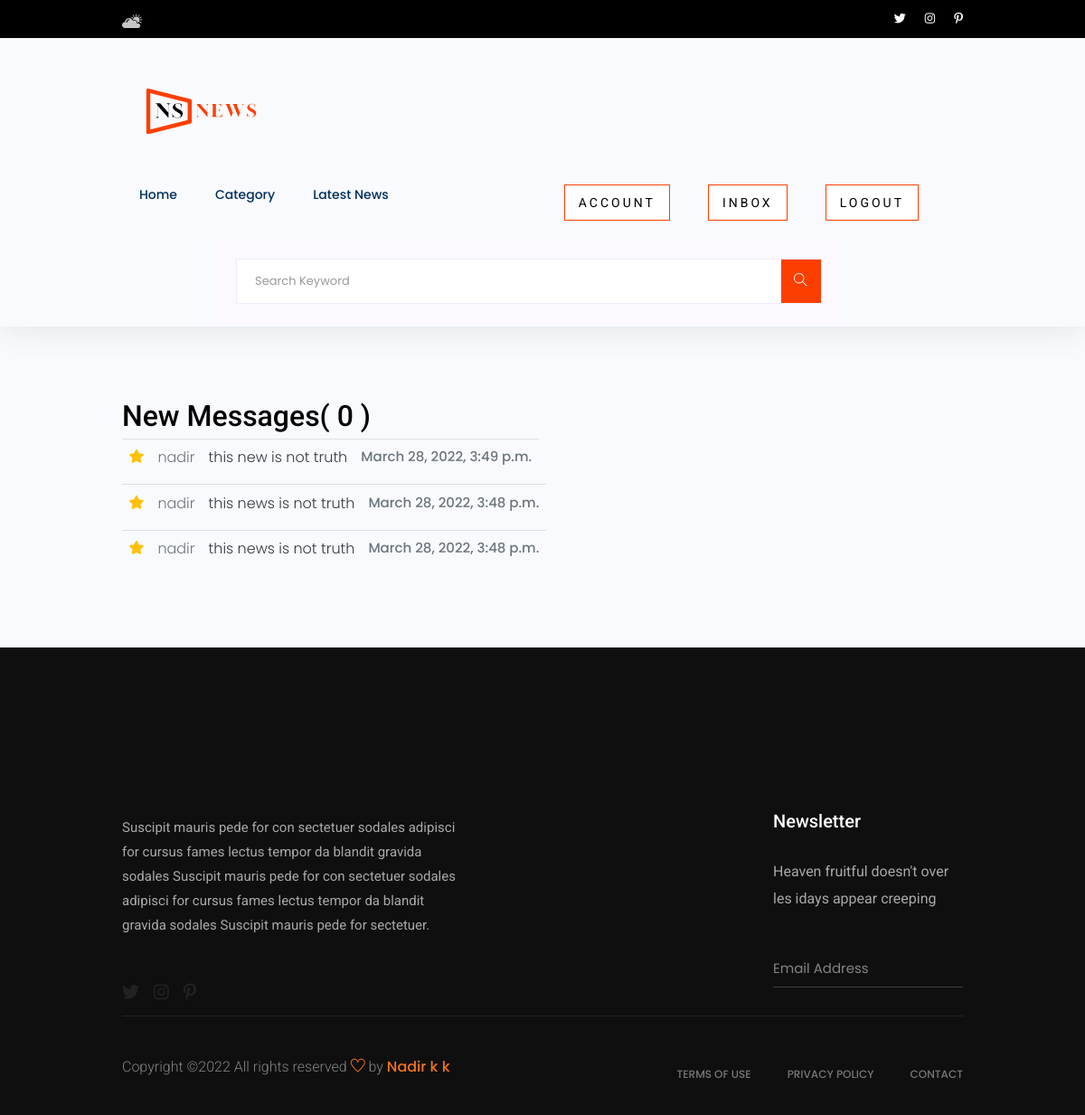
The page /user/inbox/ (signed in) on the database as committed earlier.
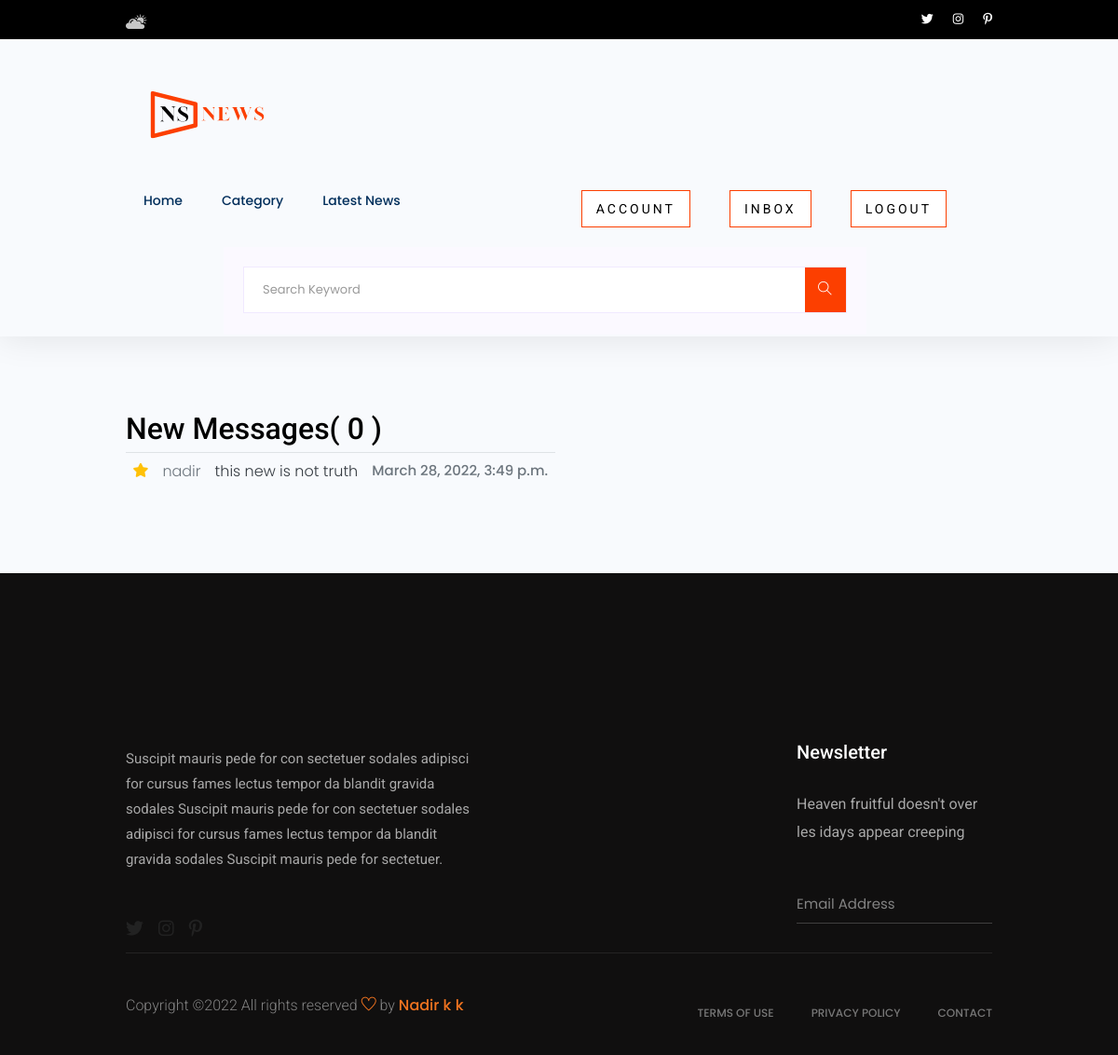
The same page on the database as committed later.
### user/models.py (models this page shows, shortened)
class Message(models.Model):
    sender = models.ForeignKey(
        Profile, on_delete=models.SET_NULL, null=True, blank=True)
    recipient = models.ForeignKey(
        Profile, on_delete=models.SET_NULL, null=True, blank=True, related_name="messages")
    name = models.CharField(max_length=200, null=True, blank=True)
    email = models.EmailField(max_length=200, null=True, blank=True)
    subject = models.CharField(max_length=200, null=True, blank=True)
    body = models.TextField()
    is_read = models.BooleanField(default=False, null=True)
    created = models.DateTimeField(auto_now_add=True)
    id = models.UUIDField(default=uuid.uuid4, unique=True,
                          primary_key=True, editable=False)
    class Meta:
        ordering = ['is_read', '-created']

### user/views.py (the view)
# urls.py: path('inbox/', views.inbox, name="inbox"),
@login_required(login_url='login')
def inbox(request):
    profile = request.user.profile
    messageRequests = profile.messages.all()
    unreadCount = messageRequests.filter(is_read=False).count()
    context = {'messageRequests': messageRequests, 'unreadCount': unreadCount}
    return render(request, 'user/inbox.html', context)

### user/templates/user/inbox.html
{% extends 'main.html' %}
{% block content %}
<div class="container">
    <main class="inbox my-xl">
        <div class="content-box">
            <h3 class="inbox__title">New Messages( {{unreadCount}} )</h3>
            <ul class="messages">
                {% for message in messageRequests %}
                {% if message.is_read == False %}
                <li class="message message--unread">
                    {% else %}
                <li class="message">
                    {% endif %}
                    <a href="{% url 'message' message.id %}">
                        <div class="table-responsive">
                            <table class="table email-table no-wrap table-hover v-middle mb-0 font-14">
                                <tbody>
                                <tr>
                                    <td><i class="fa fa-star text-warning"></i></td>
                                    <td>
                                        <span class="mb-0 text-muted">{{message.name}}</span>
                                    </td>
                                    <td>
                                        <a class="link" href="javascript: void(0)">
                                            <span class="text-dark">{{message.subject}}</span>
                                        </a>
                                    </td>
                                    <td class="text-muted">{{message.created}}</td>
                                </tr>
                                </tbody>
                            </table>
                        </div>
                    </a>
                </li>
                {% endfor %}
            </ul>
        </div>
    </main>
</div>
{% endblock content %}

Rows that differ between the two databases and show on the page:
removed Message: name "nadir", subject "this news is not truth", created "March 28, 2022, 3:48 p.m."
removed Message: name "nadir", subject "this news is not truth", created "March 28, 2022, 3:48 p.m."
